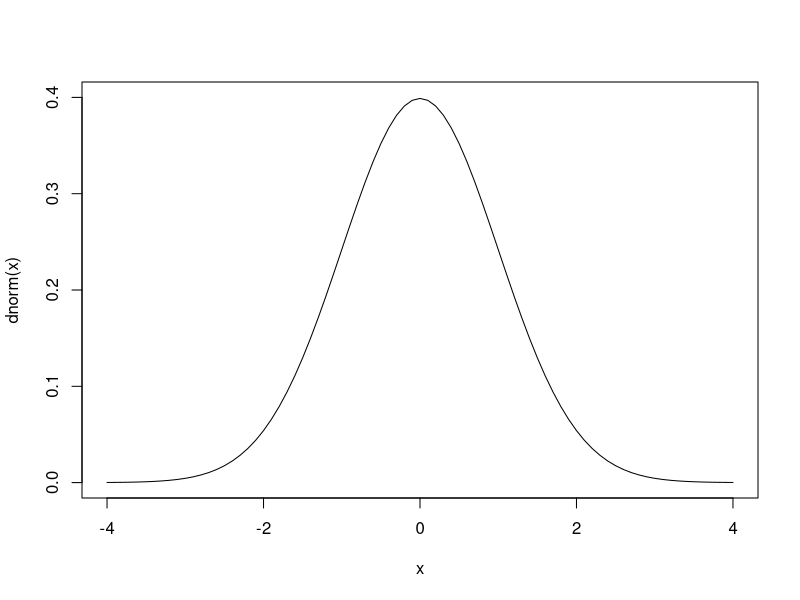
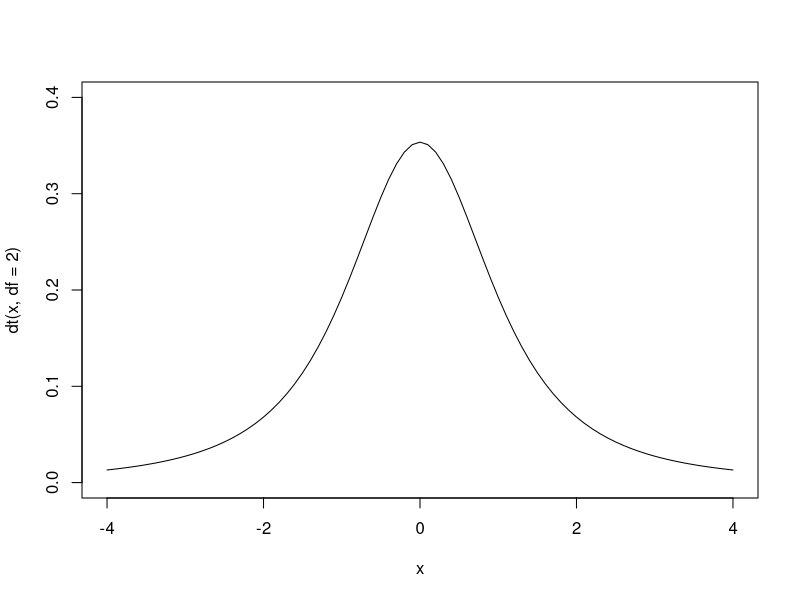
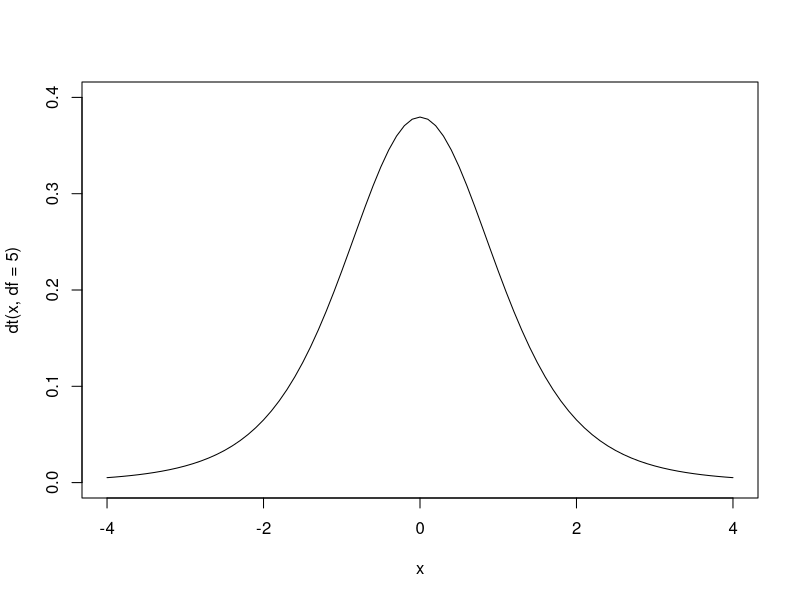
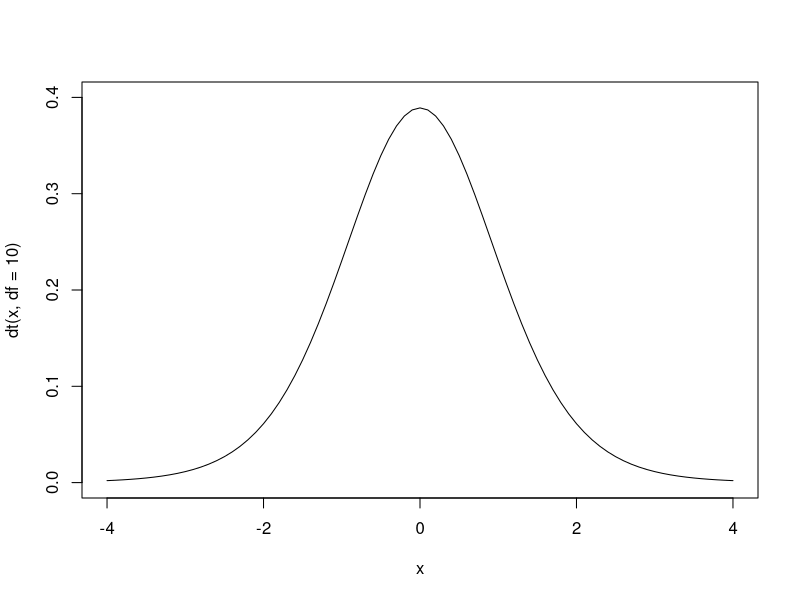
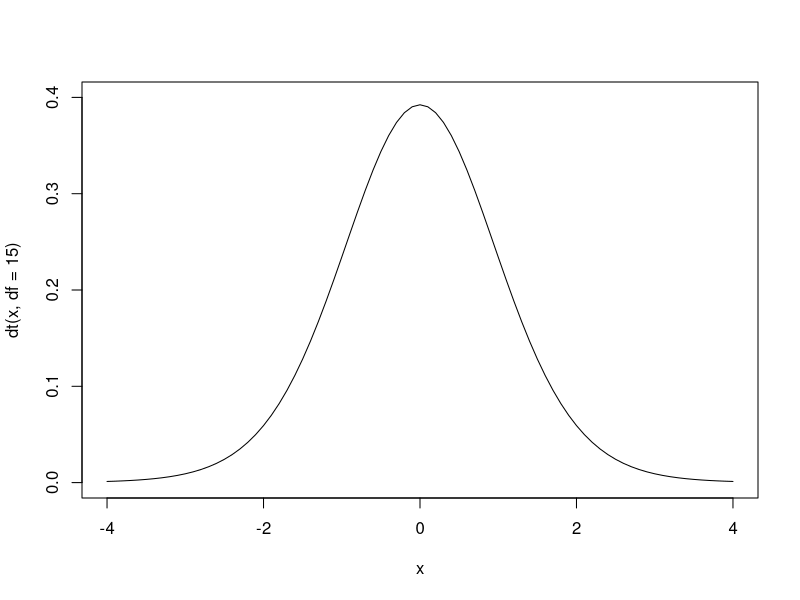
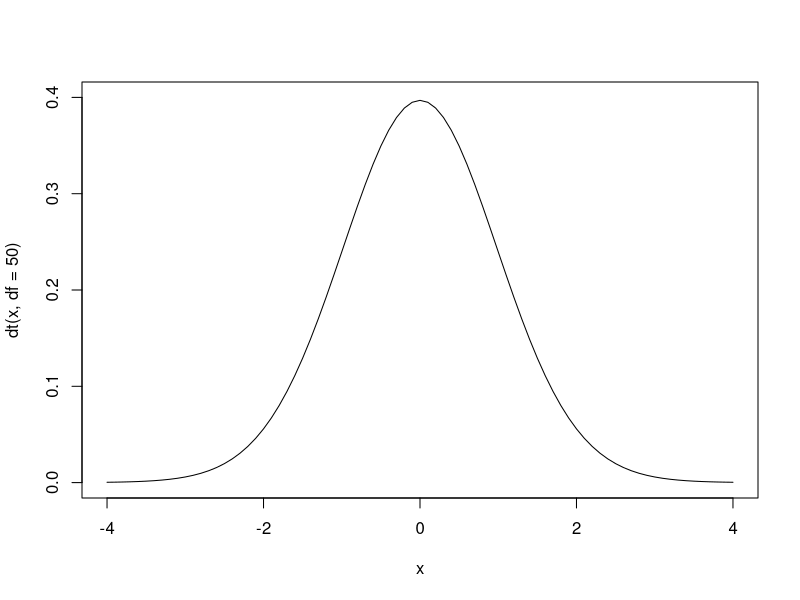
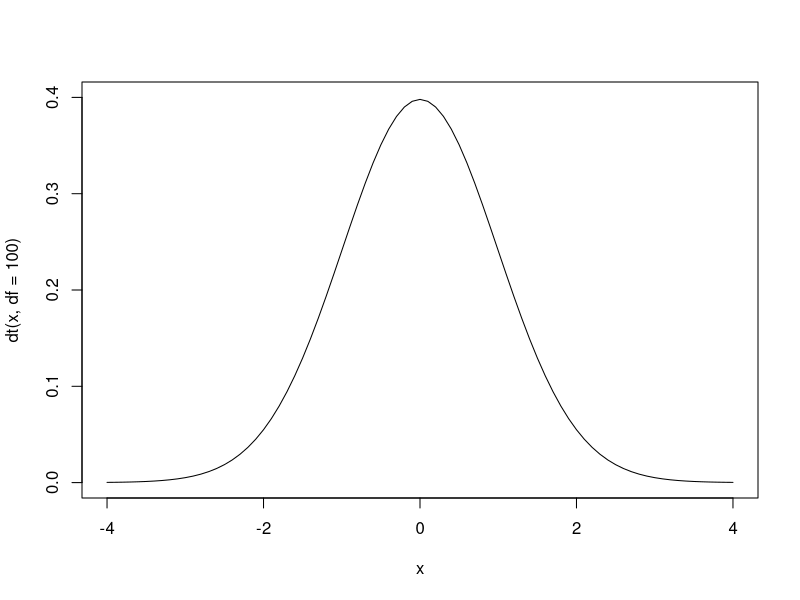
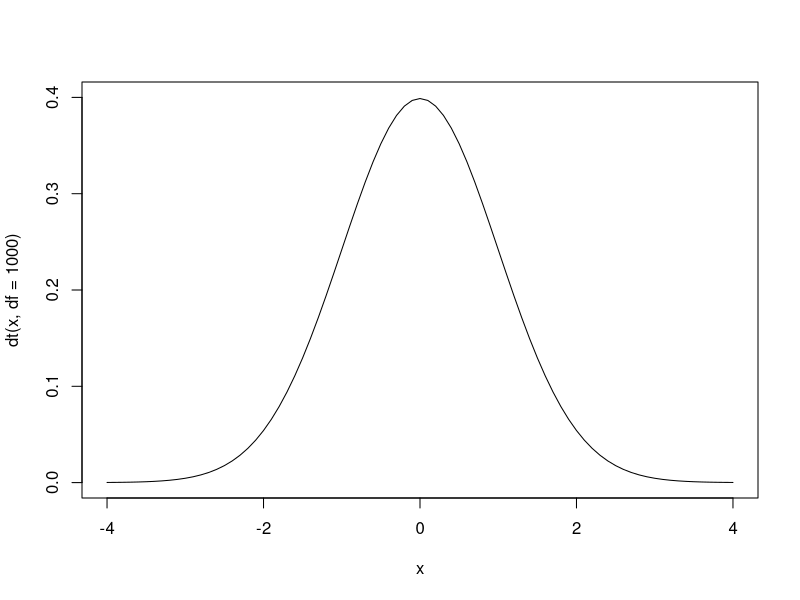

R code for these plots, in order:
# Chapter 8 R demo

## topics
# 1 - dt, pt, qt, rt
# 2 - students t approximation of normal by DF, using plots
# 3 - sample problem


# 1 - t distribution functions in R
# dt, pt, qt, rt

?dt

pnorm(.975)
pt(.975,5)
pt(.975,10)
pt(.975,20)
pt(.975,30)
pt(.975,50)
pt(.975,500)
pt(.975,5000)


# 2 - students t approximation of normal by DF, using plots

x <- seq(-4,4,0.1)
plot(x=x,dnorm(x), type='l', ylim=c(0,.4))
plot(x=x,dt(x,df=2), type='l', ylim=c(0,.4))
plot(x=x,dt(x,df=5), type='l', ylim=c(0,.4))
plot(x=x,dt(x,df=10), type='l', ylim=c(0,.4))
plot(x=x,dt(x,df=15), type='l', ylim=c(0,.4))
plot(x=x,dt(x,df=50), type='l', ylim=c(0,.4))
plot(x=x,dt(x,df=100), type='l', ylim=c(0,.4))
plot(x=x,dt(x,df=1000), type='l', ylim=c(0,.4))
plot(x=x,dnorm(x), type='l', ylim=c(0,.4))






# 3 - sample problems
# problem 8.2
# given mean, CL, pop sigma, etc.
x = 68
sig = 3
n = 36
cl =.9

# find the Z-score (using normal dist)
1-cl
.1/2
qnorm(0.05)
qnorm(0.05,lower.tail = FALSE)
z <- qnorm(0.05,lower.tail = FALSE)
qnorm(p=0.95) # default mean = 0, default sd = 1

# calculate our EBM and CIs
EBM <- z*sig/sqrt(n) # 1.645 * 3 / sqrt(36)
0.8224268

68 + EBM
68 - EBM

# We estimate with 90% confidence that the true population mean exam score for all statistics students is between 67.18 and 68.82.




# problem 8.8
# given, x_bar, s, n, df, CL (so therefore alpha)
n = 15
CL = .95
data <- c(8.6, 9.4, 7.9, 6.8, 8.3, 7.3, 9.2, 9.6, 8.7, 11.4, 10.3, 5.4, 8.1, 5.5, 6.9)
length(data)
mean(data)
x <- mean(data)
s <- sd(data)
df <- n -1

# find the t-score (using t dist)
1-CL
(1-CL)/2
qt(p=0.025, df=14)
qt(p=0.025, df=14, lower.tail = FALSE)
t <- qt(p=0.975, df=14)
# 2.144787

EBM <- t * s/sqrt(n)
2.14 * 1.6722 / sqrt(15)

8.2267 + EBM
8.2267 - EBM



